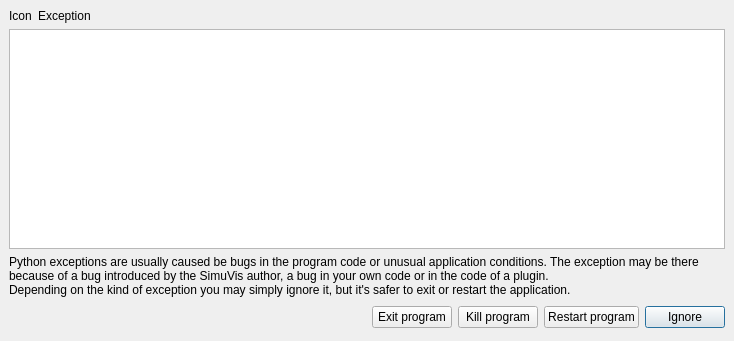
<ui version="4.0" >
 <class>ExceptionDialog</class>
 <widget class="QDialog" name="ExceptionDialog" >
  <property name="geometry" >
   <rect>
    <x>0</x>
    <y>0</y>
    <width>734</width>
    <height>341</height>
   </rect>
  </property>
  <property name="windowTitle" >
   <string>Python Exception</string>
  </property>
  <property name="sizeGripEnabled" >
   <bool>false</bool>
  </property>
  <property name="modal" >
   <bool>true</bool>
  </property>
  <layout class="QVBoxLayout" >
   <property name="spacing" >
    <number>6</number>
   </property>
   <property name="leftMargin" >
    <number>9</number>
   </property>
   <property name="topMargin" >
    <number>9</number>
   </property>
   <property name="rightMargin" >
    <number>9</number>
   </property>
   <property name="bottomMargin" >
    <number>9</number>
   </property>
   <item>
    <layout class="QHBoxLayout" >
     <property name="spacing" >
      <number>6</number>
     </property>
     <property name="leftMargin" >
      <number>0</number>
     </property>
     <property name="topMargin" >
      <number>0</number>
     </property>
     <property name="rightMargin" >
      <number>0</number>
     </property>
     <property name="bottomMargin" >
      <number>0</number>
     </property>
     <item>
      <widget class="QLabel" name="IconLabel" >
       <property name="sizePolicy" >
        <sizepolicy vsizetype="Minimum" hsizetype="Minimum" >
         <horstretch>0</horstretch>
         <verstretch>0</verstretch>
        </sizepolicy>
       </property>
       <property name="text" >
        <string>Icon</string>
       </property>
      </widget>
     </item>
     <item>
      <widget class="QLabel" name="MainLabel" >
       <property name="sizePolicy" >
        <sizepolicy vsizetype="Expanding" hsizetype="Expanding" >
         <horstretch>0</horstretch>
         <verstretch>0</verstretch>
        </sizepolicy>
       </property>
       <property name="text" >
        <string>Exception</string>
       </property>
       <property name="wordWrap" >
        <bool>true</bool>
       </property>
      </widget>
     </item>
    </layout>
   </item>
   <item>
    <widget class="QTextBrowser" name="TracebackView" >
     <property name="sizePolicy" >
      <sizepolicy vsizetype="Expanding" hsizetype="Expanding" >
       <horstretch>0</horstretch>
       <verstretch>100</verstretch>
      </sizepolicy>
     </property>
    </widget>
   </item>
   <item>
    <widget class="QLabel" name="Iconlabel" >
     <property name="text" >
      <string>Python exceptions are usually caused be bugs in the program code or unusual application conditions. The exception may be there because of a bug introduced by the SimuVis author, a bug in your own code or in the code of a plugin. 
Depending on the kind of exception you may simply ignore it, but it's safer to exit or restart the application.</string>
     </property>
     <property name="alignment" >
      <set>Qt::AlignVCenter</set>
     </property>
     <property name="wordWrap" >
      <bool>true</bool>
     </property>
    </widget>
   </item>
   <item>
    <layout class="QHBoxLayout" >
     <property name="spacing" >
      <number>6</number>
     </property>
     <property name="leftMargin" >
      <number>0</number>
     </property>
     <property name="topMargin" >
      <number>0</number>
     </property>
     <property name="rightMargin" >
      <number>0</number>
     </property>
     <property name="bottomMargin" >
      <number>0</number>
     </property>
     <item>
      <spacer>
       <property name="orientation" >
        <enum>Qt::Horizontal</enum>
       </property>
       <property name="sizeType" >
        <enum>QSizePolicy::Expanding</enum>
       </property>
       <property name="sizeHint" >
        <size>
         <width>101</width>
         <height>29</height>
        </size>
       </property>
      </spacer>
     </item>
     <item>
      <widget class="QPushButton" name="ExitButton" >
       <property name="text" >
        <string>Exit program</string>
       </property>
      </widget>
     </item>
     <item>
      <widget class="QPushButton" name="KillButton" >
       <property name="text" >
        <string>Kill program</string>
       </property>
      </widget>
     </item>
     <item>
      <widget class="QPushButton" name="RestartButton" >
       <property name="text" >
        <string>Restart program</string>
       </property>
      </widget>
     </item>
     <item>
      <widget class="QPushButton" name="IgnoreButton" >
       <property name="text" >
        <string>Ignore</string>
       </property>
       <property name="default" >
        <bool>true</bool>
       </property>
      </widget>
     </item>
    </layout>
   </item>
  </layout>
 </widget>
 <layoutdefault spacing="6" margin="6" />
 <pixmapfunction>qPixmapFromMimeSource</pixmapfunction>
 <tabstops>
  <tabstop>IgnoreButton</tabstop>
  <tabstop>ExitButton</tabstop>
  <tabstop>KillButton</tabstop>
  <tabstop>RestartButton</tabstop>
 </tabstops>
 <resources/>
 <connections>
  <connection>
   <sender>IgnoreButton</sender>
   <signal>pressed()</signal>
   <receiver>ExceptionDialog</receiver>
   <slot>close()</slot>
   <hints>
    <hint type="sourcelabel" >
     <x>657</x>
     <y>322</y>
    </hint>
    <hint type="destinationlabel" >
     <x>20</x>
     <y>20</y>
    </hint>
   </hints>
  </connection>
 </connections>
</ui>
